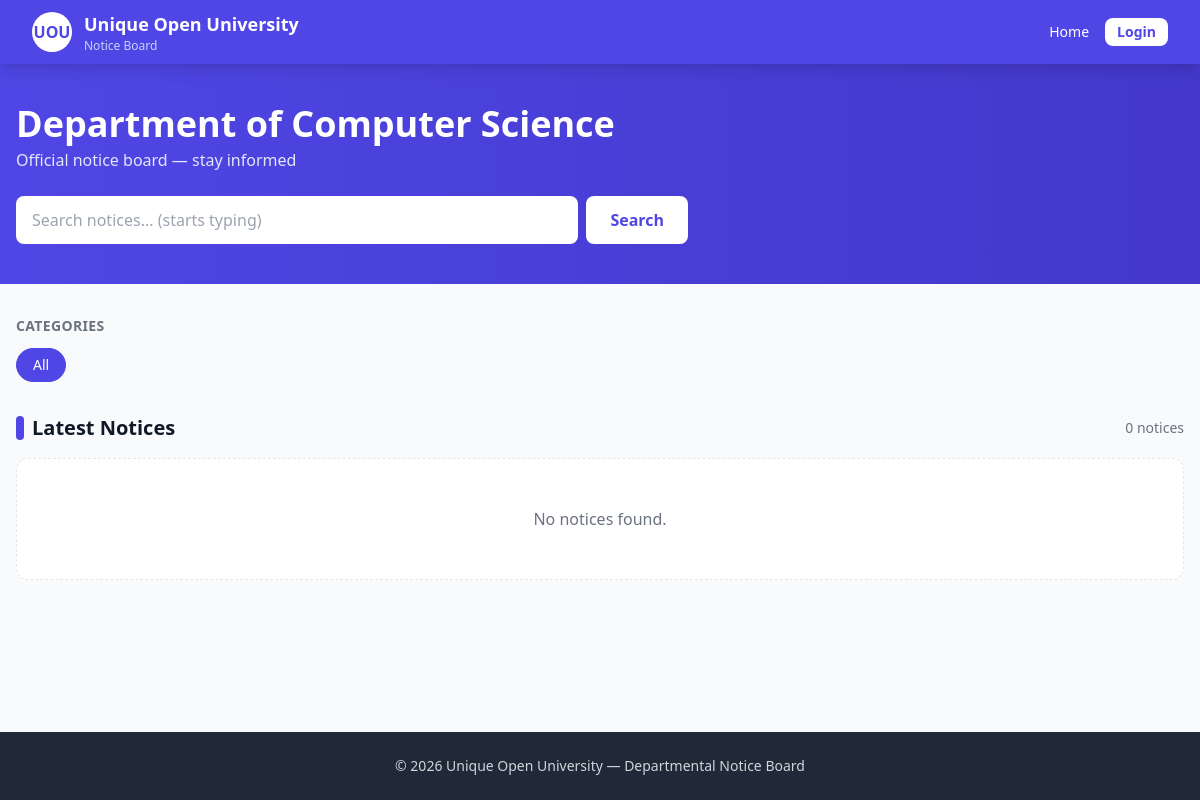
The app's page /, older data.
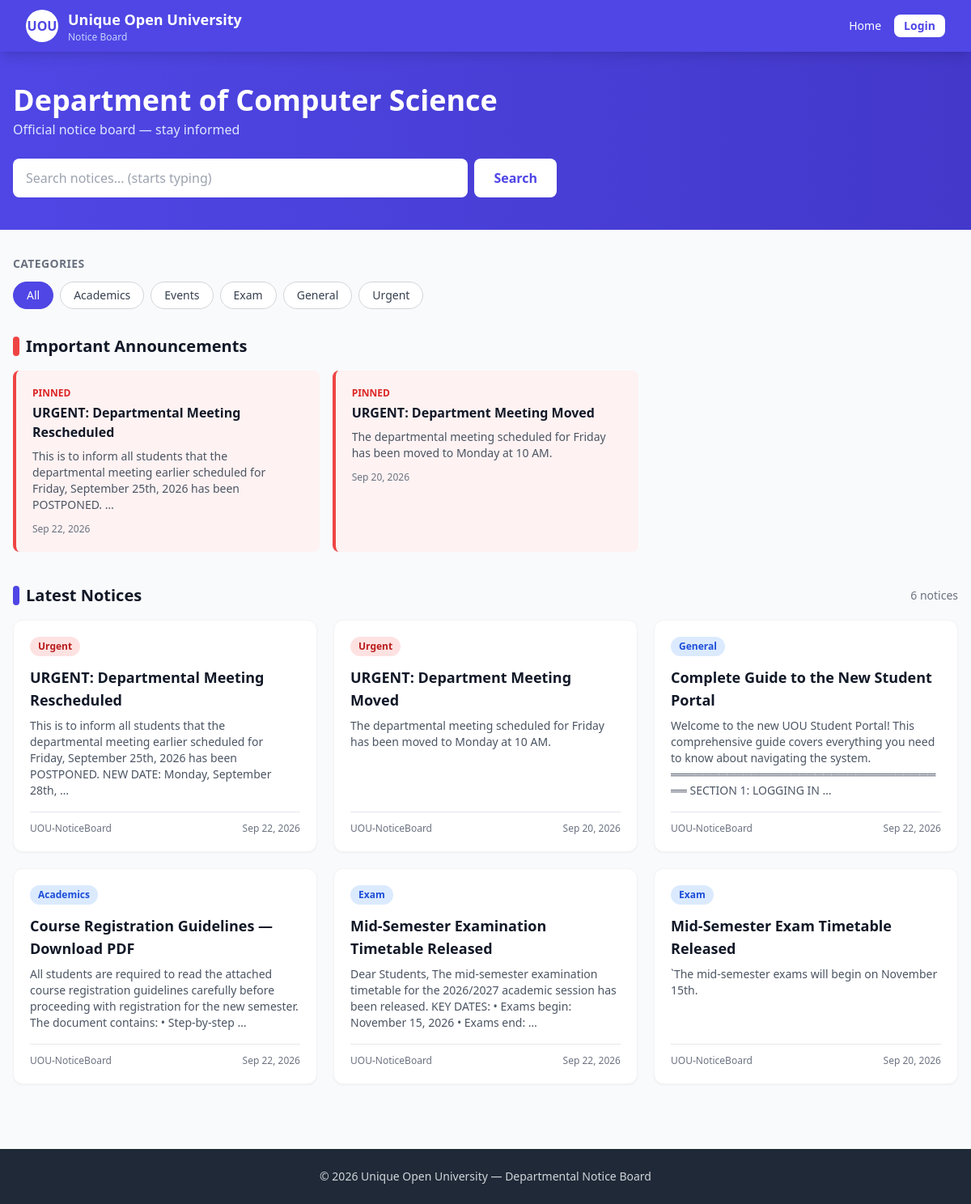
The same page, newer data.
### notices/models.py (models this page shows, shortened)
class Category(models.Model):
    name = models.CharField(max_length=100, unique=True)
    slug = models.SlugField(max_length=100, unique=True, blank=True)
    description = models.TextField(blank=True)
    color = models.CharField(
        max_length=20, default='blue',
        help_text='Tailwind color: blue, green, red, yellow, purple, indigo'
    )
    class Meta:
        verbose_name_plural = 'Categories'
        ordering = ['name']

class Notice(models.Model):
    STATUS_CHOICES = [
        ('draft', 'Draft'),
        ('published', 'Published'),
    ]
    title = models.CharField(max_length=200)
    content = models.TextField()
    category = models.ForeignKey(
        Category, on_delete=models.SET_NULL,
        null=True, blank=True, related_name='notices'
    )
    author = models.ForeignKey(
        User, on_delete=models.CASCADE, related_name='notices'
    )
    attachment = models.FileField(upload_to='attachments/', blank=True, null=True)
    is_important = models.BooleanField(default=False)
    status = models.CharField(max_length=10, choices=STATUS_CHOICES, default='published')
    published_at = models.DateTimeField(default=timezone.now)
    expiry_date = models.DateTimeField(null=True, blank=True)
    created_at = models.DateTimeField(auto_now_add=True)
    updated_at = models.DateTimeField(auto_now=True)
    class Meta:
        ordering = ['-is_important', '-published_at']
    @property
    def is_expired(self):
        if self.expiry_date and timezone.now() > self.expiry_date:
            return True
        return False

### notices/views.py (the view, shortened to what this page needs)
# urls.py: path('', views.dashboard, name='dashboard'),
def dashboard(request):
    category_slug = request.GET.get('category', '')
    query = request.GET.get('q', '')
    notices = Notice.objects.filter(status='published')
    notices = [n for n in notices if not n.is_expired]
    if query:
        q_lower = query.lower()
        notices = [
            n for n in notices
            if q_lower in n.title.lower() or q_lower in n.content.lower()
        ]
    latest_notices = notices[:6]
    important_notices = [n for n in notices if n.is_important][:3]
    categories = Category.objects.all()
    context = {
        'department_name': 'Department of Computer Science',
        'latest_notices': latest_notices,
        'important_notices': important_notices,
        'categories': categories,
        'current_category': category_slug,
        'query': query,
        'total_count': len(notices),
    }
    return render(request, 'notices/dashboard.html', context)

### templates/notices/dashboard.html (shortened to what this page needs)
{% extends 'notices/base.html' %}
{% block content %}
<div class="bg-gradient-to-r from-uou to-indigo-700 text-white">
  <div class="max-w-7xl mx-auto px-4 py-10">
    <h1 class="text-2xl sm:text-3xl md:text-4xl font-bold break-words">{{ department_name }}</h1>
    <p class="text-indigo-100 mt-1">Official notice board — stay informed</p>
    <div class="mt-6 flex flex-col sm:flex-row gap-2 max-w-2xl">
      <div class="relative flex-1 min-w-0">
        <input type="text" id="live-search-input" name="q" value="{{ query }}"
               autocomplete="off"
               placeholder="Search notices... (starts typing)"
               class="w-full px-4 py-3 pr-10 rounded-lg text-gray-900 focus:outline-none focus:ring-2 focus:ring-white">
      </div>
      <button type="button" id="search-btn"
              class="bg-white text-uou px-6 py-3 rounded-lg font-semibold hover:bg-indigo-100 whitespace-nowrap">
        Search
      </button>
    </div>
  </div>
</div>
<div class="max-w-7xl mx-auto px-4 py-8">
  <div class="mb-8">
    <h2 class="text-sm font-semibold text-gray-500 uppercase tracking-wide mb-3">Categories</h2>
    <div class="flex flex-wrap gap-2" id="category-pills">
      <a href="{% url 'dashboard' %}"
         data-category=""
         class="category-pill px-4 py-1.5 rounded-full text-sm font-medium border
                {% if not current_category %}bg-uou text-white border-uou{% else %}bg-white text-gray-700 border-gray-300 hover:border-uou{% endif %}">
        All
      </a>
      {% for cat in categories %}
        <a href="{% url 'dashboard' %}?category={{ cat.slug }}"
           data-category="{{ cat.slug }}"
           class="category-pill px-4 py-1.5 rounded-full text-sm font-medium border
                  {% if current_category == cat.slug %}bg-uou text-white border-uou{% else %}bg-white text-gray-700 border-gray-300 hover:border-uou{% endif %}">
          {{ cat.name }}
        </a>
      {% endfor %}
    </div>
  </div>
  {% if important_notices %}
  <div class="mb-10" id="important-section">
    <h2 class="text-xl font-bold text-gray-900 mb-4 flex items-center gap-2">
      <span class="w-2 h-6 bg-red-500 rounded"></span> Important Announcements
    </h2>
    <div class="grid md:grid-cols-2 lg:grid-cols-3 gap-4">
      {% for n in important_notices %}
        <a href="{% url 'notice_detail' n.pk %}"
           class="block bg-red-50 border-l-4 border-red-500 rounded-lg p-5 hover:shadow-lg transition overflow-hidden min-w-0">
          <div class="text-xs font-semibold text-red-600 uppercase">Pinned</div>
          <h3 class="font-bold text-gray-900 mt-1 break-words">{{ n.title }}</h3>
          <p class="text-sm text-gray-600 mt-2 break-words overflow-hidden">{{ n.content|truncatewords:20 }}</p>
          <div class="text-xs text-gray-500 mt-3">{{ n.published_at|date:"M d, Y" }}</div>
        </a>
      {% endfor %}
    </div>
  </div>
  {% endif %}
  <div class="flex items-center justify-between mb-4 gap-3 flex-wrap">
    <h2 class="text-xl font-bold text-gray-900 flex items-center gap-2">
      <span class="w-2 h-6 bg-uou rounded"></span>
      <span id="notices-heading">Latest Notices</span>
    </h2>
    <span class="text-sm text-gray-500" id="notices-count">{{ total_count }} notice{{ total_count|pluralize }}</span>
  </div>
  <div id="notices-grid" class="grid md:grid-cols-2 lg:grid-cols-3 gap-5">
    {% for n in latest_notices %}
      <a href="{% url 'notice_detail' n.pk %}"
         class="notice-card bg-white rounded-xl shadow-sm hover:shadow-xl transition p-5 border border-gray-100 flex flex-col overflow-hidden min-w-0">
        {% if n.category %}
          <span class="self-start px-2.5 py-1 rounded-full text-xs font-semibold
                       bg-{{ n.category.color }}-100 text-{{ n.category.color }}-700">
            {{ n.category.name }}
          </span>
        {% endif %}
        <h3 class="font-bold text-gray-900 mt-3 text-lg break-words">{{ n.title }}</h3>
        <p class="text-gray-600 text-sm mt-2 flex-1 break-words overflow-hidden">
          {{ n.content|truncatewords:25 }}
        </p>
        <div class="flex items-center justify-between text-xs text-gray-500 mt-4 pt-3 border-t gap-2 flex-wrap">
          <span class="truncate max-w-[50%]">{{ n.author.username }}</span>
          <span class="whitespace-nowrap">{{ n.published_at|date:"M d, Y" }}</span>
        </div>
      </a>
    {% empty %}
      <div class="md:col-span-2 lg:col-span-3 bg-white rounded-xl p-12 text-center border border-dashed" id="empty-initial">
        <p class="text-gray-500">No notices found.</p>
      </div>
    {% endfor %}
  </div>
</div>
{% endblock %}

### templates/notices/base.html (shortened to what this page needs)
{% load static %}
<!DOCTYPE html>
<html lang="en">
<head>
  <script src="https://cdn.tailwindcss.com"></script>
</head>
<body class="bg-gray-50 min-h-screen flex flex-col">
  <nav class="bg-uou text-white shadow-lg sticky top-0 z-50">
    <div class="max-w-7xl mx-auto px-4 sm:px-6 lg:px-8">
      <div class="flex justify-between h-16 items-center gap-3">
        <a href="{% url 'dashboard' %}" class="flex items-center gap-3 min-w-0">
          <div class="w-10 h-10 bg-white text-uou rounded-full flex items-center justify-center font-bold shrink-0">
            UOU
          </div>
          <div class="min-w-0">
            <div class="font-bold text-sm sm:text-lg leading-tight truncate">Unique Open University</div>
            <div class="text-xs text-indigo-200">Notice Board</div>
          </div>
        </a>
        <div class="flex items-center gap-2 sm:gap-4 shrink-0">
          <a href="{% url 'dashboard' %}" class="hover:text-indigo-200 text-sm hidden sm:inline">Home</a>
          {% if user.is_authenticated %}
            <span class="text-sm text-indigo-200 hidden md:inline truncate max-w-[100px]">
              Hi, {{ user.username }}
            </span>
            <form method="post" action="{% url 'account_logout' %}" class="inline">
              {% csrf_token %}
              <button class="bg-white text-uou px-3 py-1 rounded-lg text-sm font-semibold hover:bg-indigo-100 whitespace-nowrap">
                Logout
              </button>
            </form>
          {% else %}
            <a href="{% url 'account_login' %}"
               class="bg-white text-uou px-3 py-1 rounded-lg text-sm font-semibold hover:bg-indigo-100 whitespace-nowrap">
              Login
            </a>
          {% endif %}
        </div>
      </div>
    </div>
  </nav>
  <main class="flex-1 w-full overflow-x-hidden">
    {% block content %}{% endblock %}
  </main>
  <footer class="bg-gray-800 text-gray-300 py-6 mt-12">
    <div class="max-w-7xl mx-auto px-4 text-center text-sm">
      © {% now "Y" %} Unique Open University — Departmental Notice Board
    </div>
  </footer>
</body>
</html>

### templates/notices/base.html (style rules this page uses)
body { overflow-x: hidden; }
.break-words { word-wrap: break-word; overflow-wrap: break-word; word-break: break-word; }

Row changes from the older to the newer data that the page shows:
added Category: name "Academics"
added Category: name "Events"
added Category: name "Exam"
added Category: name "General"
added Category: name "Urgent"
added Notice: title "URGENT: Departmental Meeting Rescheduled", content "This is to inform all students that the departmental meeting earlier scheduled for Friday, September 25th, 2026 has been POSTPONED. …", published_at "Sep 22, 2026", category.name "Urgent", content "This is to inform all students that the departmental meeting earlier scheduled for Friday, September 25th, 2026 has been POSTPONED. NEW DATE: Monday, September 28th, …", author.username "UOU-NoticeBoard"
added Notice: title "URGENT: Department Meeting Moved", content "The departmental meeting scheduled for Friday has been moved to Monday at 10 AM.", published_at "Sep 20, 2026", category.name "Urgent", author.username "UOU-NoticeBoard"
added Notice: category.name "General", title "Complete Guide to the New Student Portal", content "Welcome to the new UOU Student Portal! This comprehensive guide covers everything you need to know about navigating the system. ═══════════════════════════════════ SECTION 1: LOGGING IN …", author.username "UOU-NoticeBoard", published_at "Sep 22, 2026", shown under "Latest Notices"
added Notice: category.name "Academics", title "Course Registration Guidelines — Download PDF", content "All students are required to read the attached course registration guidelines carefully before proceeding with registration for the new semester. The document contains: • Step-by-step …", author.username "UOU-NoticeBoard", published_at "Sep 22, 2026", shown under "Latest Notices"
added Notice: category.name "Exam", title "Mid-Semester Examination Timetable Released", content "Dear Students, The mid-semester examination timetable for the 2026/2027 academic session has been released. KEY DATES: • Exams begin: November 15, 2026 • Exams end: …", author.username "UOU-NoticeBoard", published_at "Sep 22, 2026", shown under "Latest Notices"
added Notice: category.name "Exam", title "Mid-Semester Exam Timetable Released", content "`The mid-semester exams will begin on November 15th.", author.username "UOU-NoticeBoard", published_at "Sep 20, 2026", shown under "Latest Notices"
Text that changed along with them:
{{ total_count }}: "0" → "6"
text no longer shown: "No notices found."
text now shown: "Important Announcements"
